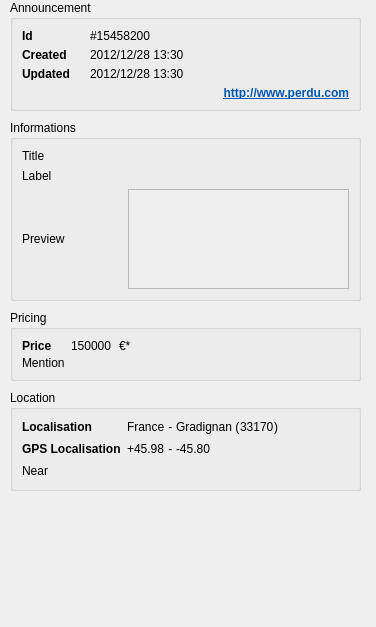
<?xml version="1.0" encoding="UTF-8"?>
<ui version="4.0">
 <class>AnnouncementWidget</class>
 <widget class="QWidget" name="AnnouncementWidget">
  <property name="geometry">
   <rect>
    <x>0</x>
    <y>0</y>
    <width>376</width>
    <height>627</height>
   </rect>
  </property>
  <property name="windowTitle">
   <string>My Form Class</string>
  </property>
  <widget class="QGroupBox" name="gbAnnouncement">
   <property name="geometry">
    <rect>
     <x>10</x>
     <y>0</y>
     <width>351</width>
     <height>111</height>
    </rect>
   </property>
   <property name="title">
    <string>Announcement</string>
   </property>
   <layout class="QGridLayout" name="gridLayout">
    <property name="horizontalSpacing">
     <number>20</number>
    </property>
    <item row="0" column="0">
     <widget class="QLabel" name="lId">
      <property name="font">
       <font>
        <weight>75</weight>
        <bold>true</bold>
       </font>
      </property>
      <property name="text">
       <string>Id</string>
      </property>
      <property name="textInteractionFlags">
       <set>Qt::LinksAccessibleByMouse|Qt::TextSelectableByMouse</set>
      </property>
     </widget>
    </item>
    <item row="0" column="1">
     <widget class="QLabel" name="leId">
      <property name="sizePolicy">
       <sizepolicy hsizetype="Expanding" vsizetype="Preferred">
        <horstretch>0</horstretch>
        <verstretch>0</verstretch>
       </sizepolicy>
      </property>
      <property name="text">
       <string notr="true">#15458200</string>
      </property>
      <property name="textInteractionFlags">
       <set>Qt::LinksAccessibleByMouse|Qt::TextSelectableByMouse</set>
      </property>
     </widget>
    </item>
    <item row="1" column="0">
     <widget class="QLabel" name="lCreated">
      <property name="font">
       <font>
        <weight>75</weight>
        <bold>true</bold>
       </font>
      </property>
      <property name="text">
       <string>Created</string>
      </property>
      <property name="textInteractionFlags">
       <set>Qt::LinksAccessibleByMouse|Qt::TextSelectableByMouse</set>
      </property>
     </widget>
    </item>
    <item row="1" column="1">
     <widget class="QLabel" name="leCreated">
      <property name="sizePolicy">
       <sizepolicy hsizetype="Expanding" vsizetype="Preferred">
        <horstretch>0</horstretch>
        <verstretch>0</verstretch>
       </sizepolicy>
      </property>
      <property name="text">
       <string notr="true">2012/12/28 13:30</string>
      </property>
      <property name="textInteractionFlags">
       <set>Qt::LinksAccessibleByMouse|Qt::TextSelectableByMouse</set>
      </property>
     </widget>
    </item>
    <item row="2" column="0">
     <widget class="QLabel" name="lUpdated">
      <property name="font">
       <font>
        <weight>75</weight>
        <bold>true</bold>
       </font>
      </property>
      <property name="text">
       <string>Updated</string>
      </property>
      <property name="textInteractionFlags">
       <set>Qt::LinksAccessibleByMouse|Qt::TextSelectableByMouse</set>
      </property>
     </widget>
    </item>
    <item row="2" column="1">
     <widget class="QLabel" name="leUpdated">
      <property name="sizePolicy">
       <sizepolicy hsizetype="Expanding" vsizetype="Preferred">
        <horstretch>0</horstretch>
        <verstretch>0</verstretch>
       </sizepolicy>
      </property>
      <property name="text">
       <string notr="true">2012/12/28 13:30</string>
      </property>
      <property name="textInteractionFlags">
       <set>Qt::LinksAccessibleByMouse|Qt::TextSelectableByMouse</set>
      </property>
     </widget>
    </item>
    <item row="3" column="0" colspan="2">
     <widget class="QLabel" name="lUrl">
      <property name="font">
       <font>
        <weight>75</weight>
        <bold>true</bold>
       </font>
      </property>
      <property name="text">
       <string notr="true">&lt;html&gt;&lt;head/&gt;&lt;body&gt;&lt;p&gt;&lt;a href=&quot;http://www.perdu.com&quot;&gt;&lt;span style=&quot; text-decoration: underline; color:#0057ae;&quot;&gt;http://www.perdu.com&lt;/span&gt;&lt;/a&gt;&lt;/p&gt;&lt;/body&gt;&lt;/html&gt;</string>
      </property>
      <property name="alignment">
       <set>Qt::AlignRight|Qt::AlignTrailing|Qt::AlignVCenter</set>
      </property>
      <property name="openExternalLinks">
       <bool>true</bool>
      </property>
      <property name="textInteractionFlags">
       <set>Qt::LinksAccessibleByMouse|Qt::TextSelectableByMouse</set>
      </property>
     </widget>
    </item>
   </layout>
  </widget>
  <widget class="QGroupBox" name="gbInformations">
   <property name="geometry">
    <rect>
     <x>10</x>
     <y>120</y>
     <width>351</width>
     <height>181</height>
    </rect>
   </property>
   <property name="title">
    <string>Informations</string>
   </property>
   <layout class="QGridLayout" name="gridLayout_2">
    <item row="0" column="0" colspan="2">
     <widget class="QLabel" name="lTitle">
      <property name="text">
       <string notr="true">Title</string>
      </property>
     </widget>
    </item>
    <item row="1" column="0" colspan="2">
     <widget class="QLabel" name="lLabel">
      <property name="text">
       <string notr="true">Label</string>
      </property>
     </widget>
    </item>
    <item row="2" column="0">
     <widget class="QLabel" name="lThumbnail">
      <property name="sizePolicy">
       <sizepolicy hsizetype="Fixed" vsizetype="Fixed">
        <horstretch>0</horstretch>
        <verstretch>0</verstretch>
       </sizepolicy>
      </property>
      <property name="minimumSize">
       <size>
        <width>100</width>
        <height>100</height>
       </size>
      </property>
      <property name="text">
       <string notr="true">Preview</string>
      </property>
     </widget>
    </item>
    <item row="2" column="1">
     <widget class="QPlainTextEdit" name="pteDescription">
      <property name="palette">
       <palette>
        <active>
         <colorrole role="Base">
          <brush brushstyle="SolidPattern">
           <color alpha="0">
            <red>0</red>
            <green>0</green>
            <blue>0</blue>
           </color>
          </brush>
         </colorrole>
        </active>
        <inactive>
         <colorrole role="Base">
          <brush brushstyle="SolidPattern">
           <color alpha="0">
            <red>0</red>
            <green>0</green>
            <blue>0</blue>
           </color>
          </brush>
         </colorrole>
        </inactive>
        <disabled>
         <colorrole role="Base">
          <brush brushstyle="SolidPattern">
           <color alpha="255">
            <red>214</red>
            <green>210</green>
            <blue>208</blue>
           </color>
          </brush>
         </colorrole>
        </disabled>
       </palette>
      </property>
      <property name="autoFillBackground">
       <bool>true</bool>
      </property>
      <property name="tabChangesFocus">
       <bool>true</bool>
      </property>
      <property name="undoRedoEnabled">
       <bool>false</bool>
      </property>
      <property name="readOnly">
       <bool>true</bool>
      </property>
      <property name="tabStopWidth">
       <number>40</number>
      </property>
     </widget>
    </item>
   </layout>
  </widget>
  <widget class="QGroupBox" name="gbPricing">
   <property name="geometry">
    <rect>
     <x>10</x>
     <y>310</y>
     <width>351</width>
     <height>71</height>
    </rect>
   </property>
   <property name="title">
    <string>Pricing</string>
   </property>
   <layout class="QGridLayout" name="gridLayout_3">
    <item row="0" column="0">
     <widget class="QLabel" name="lPrice">
      <property name="font">
       <font>
        <weight>75</weight>
        <bold>true</bold>
       </font>
      </property>
      <property name="text">
       <string>Price</string>
      </property>
      <property name="textInteractionFlags">
       <set>Qt::LinksAccessibleByMouse|Qt::TextSelectableByMouse</set>
      </property>
     </widget>
    </item>
    <item row="0" column="1">
     <layout class="QHBoxLayout" name="horizontalLayout_3">
      <property name="spacing">
       <number>0</number>
      </property>
      <property name="margin">
       <number>0</number>
      </property>
      <item>
       <widget class="QLabel" name="lePrice">
        <property name="text">
         <string notr="true">150000</string>
        </property>
        <property name="textInteractionFlags">
         <set>Qt::LinksAccessibleByMouse|Qt::TextSelectableByMouse</set>
        </property>
       </widget>
      </item>
      <item>
       <widget class="QLabel" name="lPriceSpace">
        <property name="text">
         <string notr="true"/>
        </property>
       </widget>
      </item>
      <item>
       <widget class="QLabel" name="leCurrency">
        <property name="sizePolicy">
         <sizepolicy hsizetype="Expanding" vsizetype="Preferred">
          <horstretch>0</horstretch>
          <verstretch>0</verstretch>
         </sizepolicy>
        </property>
        <property name="text">
         <string notr="true">€*</string>
        </property>
        <property name="textInteractionFlags">
         <set>Qt::LinksAccessibleByMouse|Qt::TextSelectableByMouse</set>
        </property>
       </widget>
      </item>
     </layout>
    </item>
    <item row="1" column="0">
     <widget class="QLabel" name="lMention">
      <property name="text">
       <string notr="true">Mention</string>
      </property>
      <property name="wordWrap">
       <bool>true</bool>
      </property>
     </widget>
    </item>
   </layout>
  </widget>
  <widget class="QGroupBox" name="gbLocation">
   <property name="geometry">
    <rect>
     <x>10</x>
     <y>390</y>
     <width>351</width>
     <height>101</height>
    </rect>
   </property>
   <property name="title">
    <string>Location</string>
   </property>
   <layout class="QGridLayout" name="gridLayout_4">
    <item row="0" column="0">
     <widget class="QLabel" name="lPrice_2">
      <property name="font">
       <font>
        <weight>75</weight>
        <bold>true</bold>
       </font>
      </property>
      <property name="text">
       <string>Localisation</string>
      </property>
      <property name="textInteractionFlags">
       <set>Qt::LinksAccessibleByMouse|Qt::TextSelectableByMouse</set>
      </property>
     </widget>
    </item>
    <item row="0" column="1">
     <layout class="QHBoxLayout" name="horizontalLayout">
      <property name="spacing">
       <number>0</number>
      </property>
      <property name="margin">
       <number>0</number>
      </property>
      <item>
       <widget class="QLabel" name="lCountry">
        <property name="text">
         <string notr="true">France</string>
        </property>
       </widget>
      </item>
      <item>
       <widget class="QLabel" name="lTick">
        <property name="text">
         <string notr="true"> - </string>
        </property>
       </widget>
      </item>
      <item>
       <widget class="QLabel" name="lCity">
        <property name="text">
         <string notr="true">Gradignan</string>
        </property>
       </widget>
      </item>
      <item>
       <widget class="QLabel" name="lLeftParenthese">
        <property name="text">
         <string notr="true"> (</string>
        </property>
       </widget>
      </item>
      <item>
       <widget class="QLabel" name="lZip">
        <property name="text">
         <string notr="true">33170</string>
        </property>
       </widget>
      </item>
      <item>
       <widget class="QLabel" name="lRightParenthese">
        <property name="sizePolicy">
         <sizepolicy hsizetype="Expanding" vsizetype="Preferred">
          <horstretch>0</horstretch>
          <verstretch>0</verstretch>
         </sizepolicy>
        </property>
        <property name="text">
         <string notr="true">)</string>
        </property>
       </widget>
      </item>
     </layout>
    </item>
    <item row="1" column="0">
     <widget class="QLabel" name="lPrice_3">
      <property name="font">
       <font>
        <weight>75</weight>
        <bold>true</bold>
       </font>
      </property>
      <property name="text">
       <string>GPS Localisation</string>
      </property>
      <property name="textInteractionFlags">
       <set>Qt::LinksAccessibleByMouse|Qt::TextSelectableByMouse</set>
      </property>
     </widget>
    </item>
    <item row="1" column="1">
     <layout class="QHBoxLayout" name="horizontalLayout_2">
      <property name="spacing">
       <number>0</number>
      </property>
      <property name="margin">
       <number>0</number>
      </property>
      <item>
       <widget class="QLabel" name="lLatitude">
        <property name="text">
         <string notr="true">+45.98</string>
        </property>
       </widget>
      </item>
      <item>
       <widget class="QLabel" name="lTick_2">
        <property name="text">
         <string notr="true"> - </string>
        </property>
       </widget>
      </item>
      <item>
       <widget class="QLabel" name="lLongitude">
        <property name="sizePolicy">
         <sizepolicy hsizetype="Expanding" vsizetype="Preferred">
          <horstretch>0</horstretch>
          <verstretch>0</verstretch>
         </sizepolicy>
        </property>
        <property name="text">
         <string notr="true">-45.80</string>
        </property>
       </widget>
      </item>
     </layout>
    </item>
    <item row="2" column="0" colspan="2">
     <widget class="QLabel" name="lNear">
      <property name="text">
       <string notr="true">Near</string>
      </property>
      <property name="wordWrap">
       <bool>true</bool>
      </property>
     </widget>
    </item>
   </layout>
  </widget>
 </widget>
 <resources/>
 <connections/>
</ui>
